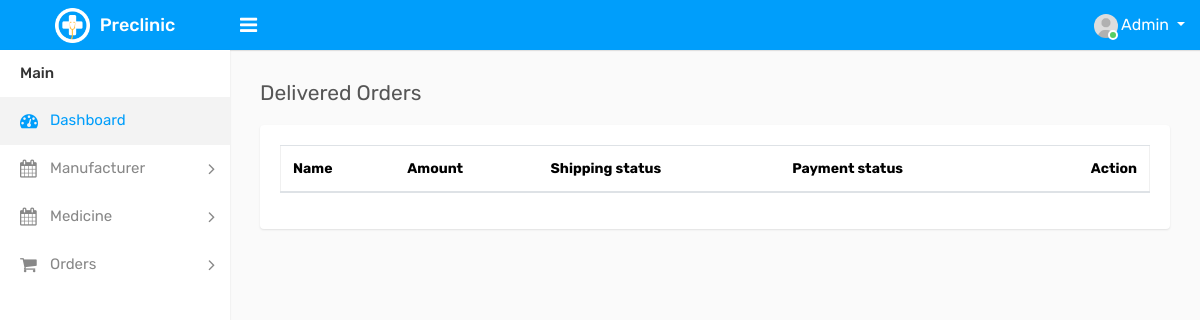
Before: /order/delivered-order/ with the older database file.
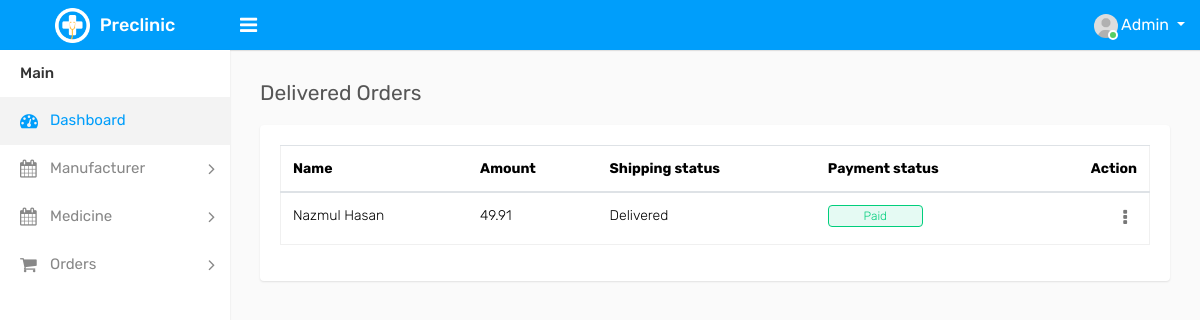
After: the same page with the newer database file.
### core/models.py (models this page shows, shortened)
class Order(models.Model):
    delivery_status = (
        ('delivered', 'Delivered'),
        ('cancelled', 'Cancelled'),
        ('active', 'Active')
    )
    customer = models.ForeignKey(User, on_delete=models.CASCADE)
    items = models.ManyToManyField(Medicine)
    order_date = models.DateField(auto_now_add=True)
    total_amount = models.DecimalField(max_digits=10, decimal_places=2)
    status = models.CharField(max_length=20, choices=delivery_status)
    isPaid = models.BooleanField(default=False)
    invoice_serial = models.CharField(max_length=50, blank=True, null=True)

### core/views.py (the view)
# urls.py: re_path(r'^order/delivered-order/$', views.delivered_orders, name="delivered_orders"),
def delivered_orders(request):
    delivered_orders = Order.objects.filter(status="delivered")
    context = {
        'delivered_orders': delivered_orders,
    }
    return render(request, 'orders/delivered-orders.html', context)

### core/templates/orders/delivered-orders.html (shortened to what this page needs)
{% extends 'index.html' %}
{% load static %}
{% block main_content %}
<div class="row">
                    <div class="col-sm-4 col-3">
                        <h4 class="page-title">Delivered Orders</h4>
                    </div>
                </div>
                <div class="row">
                    <div class="col-sm-12">
                        <div class="card-box">
                            <div class="card-block">
								<div class="table-responsive">
									<table class="datatable table table-stripped ">
                                    <thead>
                                        <tr>
                                            <th>Name</th>
                                            <th>Amount</th>
                                            <th>Shipping status</th>
                                            <th>Payment status</th>
                                            <th class="text-right">Action</th>
                                        </tr>
                                    </thead>
                                    <tbody>
                                    {% if delivered_orders %}
                                        {% for order in delivered_orders %}
                                            <tr>
                                                <td>{{order.customer.first_name}} {{order.customer.last_name}}</td>
                                                <td>{{order.total_amount}}</td>
                                                <td>{{order.status|capfirst}}</td>
                                                <td>{% if order.isPaid %}<span class="custom-badge status-green">Paid</span> {% else %} <span class="custom-badge status-red">Unpaid</span> {% endif %}</td>
                                                <td class="text-right">
                                                    <div class="dropdown dropdown-action">
                                                        <a href="#" class="action-icon dropdown-toggle" data-toggle="dropdown" aria-expanded="false"><i class="fa fa-ellipsis-v"></i></a>
                                                    </div>
                                                </td>
                                            </tr>
                                        {% endfor %}
                                    {% endif %}
                                    </tbody>
                                </table>
								</div>
                            </div>
                        </div>
                    </div>
                </div>
{% endblock %}

Changed rows visible on the page:
added Order: customer.first_name "Nazmul", customer.last_name "Hasan", total_amount "49.91", status "Delivered", isPaid "Paid"
